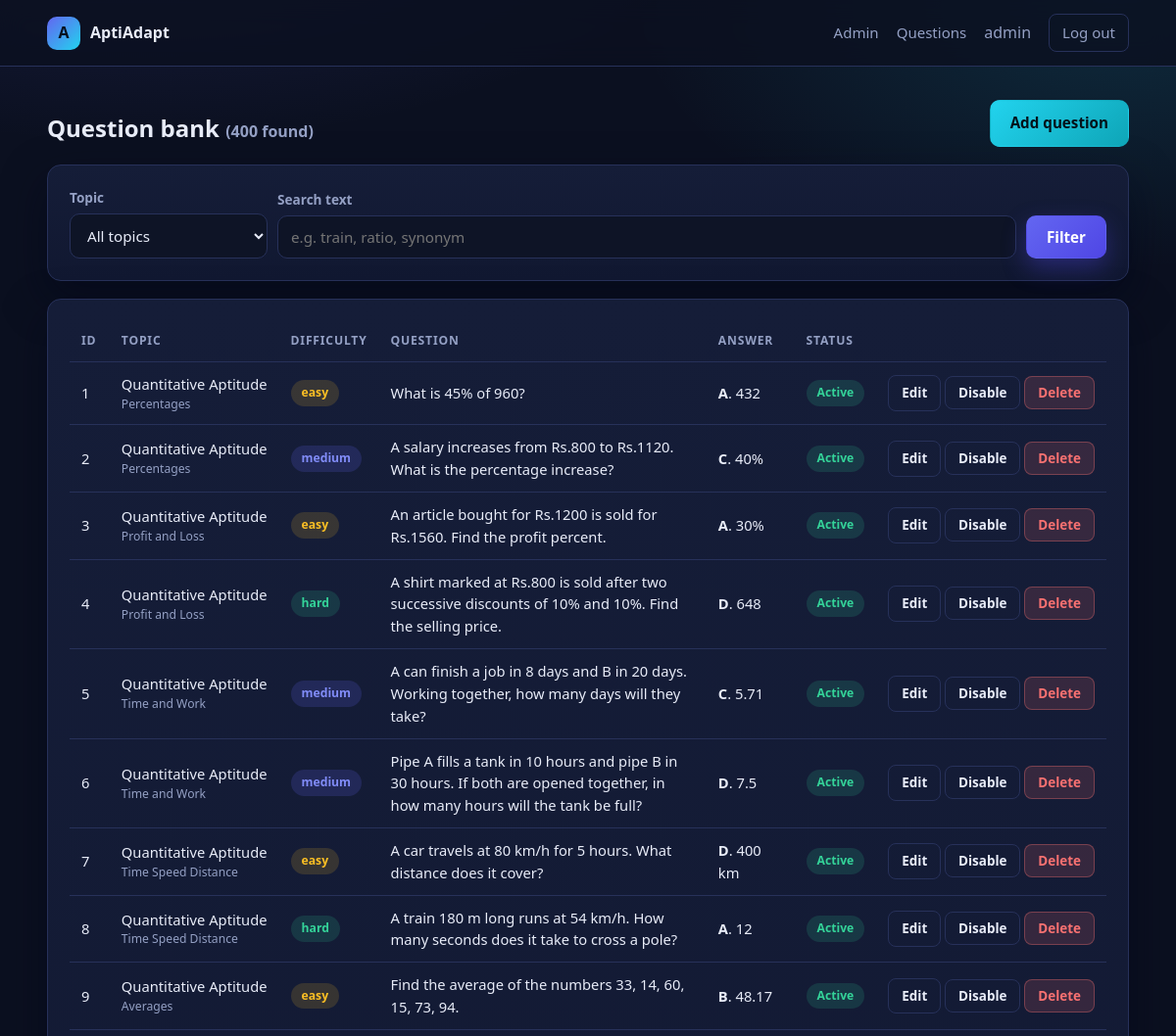
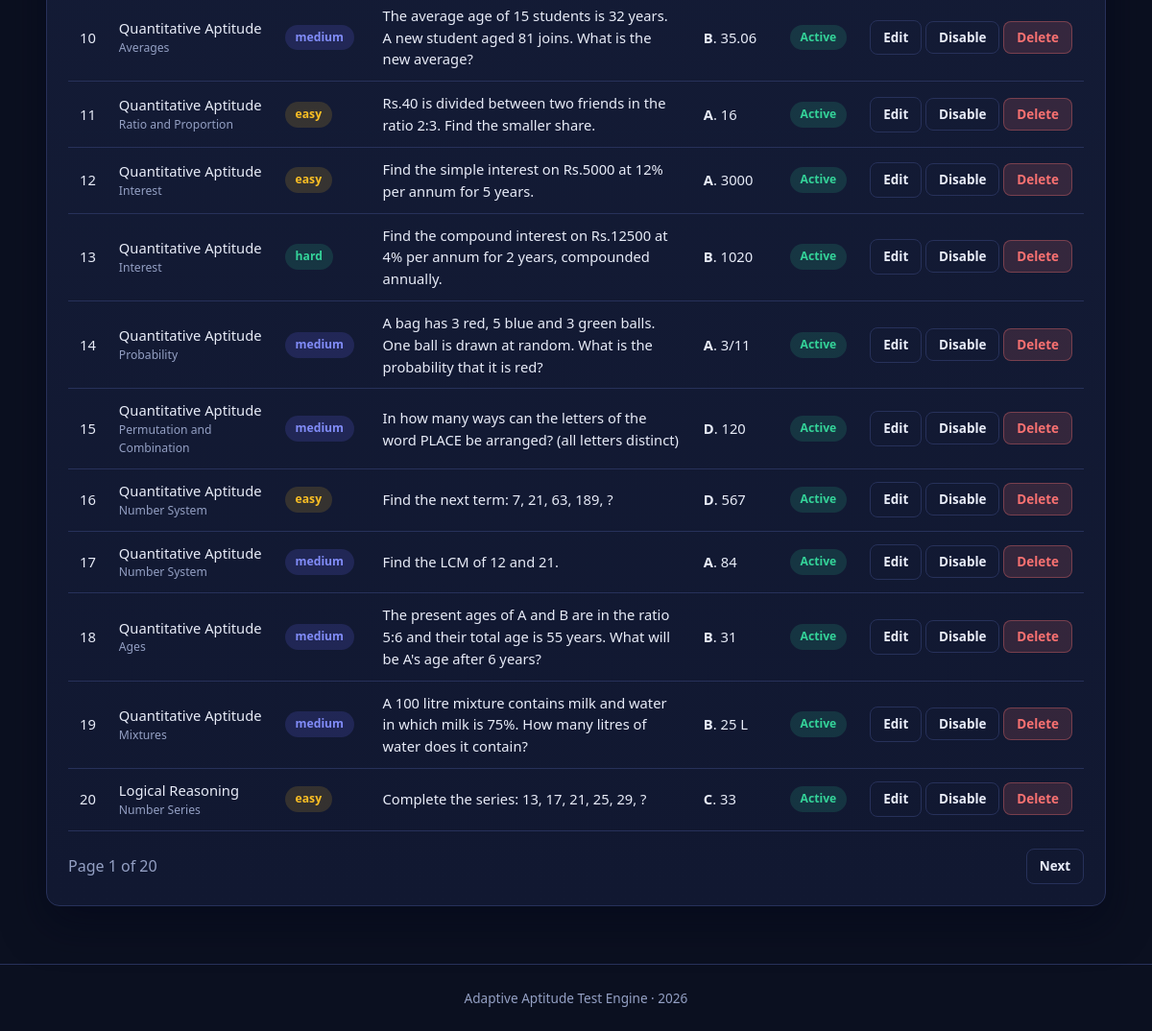
/admin/questions (signed in), run on the app's committed database (2 pictures, top to bottom).
### models.py (models this page shows, shortened)
class User(db.Model):
    __tablename__ = "users"
    id = db.Column(db.Integer, primary_key=True)
    username = db.Column(db.String(64), unique=True, nullable=False)
    email = db.Column(db.String(120), unique=True, nullable=False)
    full_name = db.Column(db.String(120))
    college = db.Column(db.String(160))
    password_hash = db.Column(db.String(255), nullable=False)
    is_admin = db.Column(db.Boolean, default=False, nullable=False)
    created_at = db.Column(db.DateTime, default=datetime.utcnow)
    attempts = db.relationship("TestAttempt", backref="user", lazy=True,
                               cascade="all, delete-orphan")

class Question(db.Model):
    __tablename__ = "questions"
    id = db.Column(db.Integer, primary_key=True)
    topic = db.Column(db.String(60), nullable=False, index=True)
    subtopic = db.Column(db.String(80))
    difficulty = db.Column(db.String(10), nullable=False, index=True)  # easy|medium|hard
    question = db.Column(db.Text, nullable=False)
    option_a = db.Column(db.String(255), nullable=False)
    option_b = db.Column(db.String(255), nullable=False)
    option_c = db.Column(db.String(255), nullable=False)
    option_d = db.Column(db.String(255), nullable=False)
    correct_option = db.Column(db.String(1), nullable=False)  # A|B|C|D
    explanation = db.Column(db.Text)
    active = db.Column(db.Boolean, default=True, nullable=False)
    def option_text(self, letter):
        return {"A": self.option_a, "B": self.option_b,
                "C": self.option_c, "D": self.option_d}.get(letter)

### app.py (the view)
@app.route("/admin/questions")
@admin_required
def admin_questions():
    try:
        page = max(1, int(request.args.get("page", 1)))
    except ValueError:
        page = 1
    per_page = 20
    topic = request.args.get("topic", "")
    search = request.args.get("q", "").strip()
    query = Question.query
    if topic:
        query = query.filter(Question.topic == topic)
    if search:
        query = query.filter(Question.question.ilike(f"%{search}%"))
    total = query.count()
    items = query.order_by(Question.id).offset((page - 1) * per_page).limit(per_page).all()
    topics = [r[0] for r in db.session.query(Question.topic).distinct().order_by(Question.topic)]
    return render_template("admin_questions.html", items=items, page=page,
                           pages=max(1, (total + per_page - 1) // per_page),
                           total=total, topics=topics, topic=topic, search=search)

### app.py (called while the page is built)
def current_user():
    uid = session.get("user_id")
    return db.session.get(User, uid) if uid else None

def admin_required(view):
    @wraps(view)
    def wrapper(*a, **kw):
        u = current_user()
        if not u or not u.is_admin:
            flash("Superuser access required.", "danger")
            return redirect(url_for("admin_login"))
        return view(*a, **kw)
    return wrapper

@app.context_processor
def inject_globals():
    return {"user": current_user(), "year": datetime.utcnow().year}

### templates/admin_questions.html (shortened to what this page needs)
{% extends "base.html" %}
{% block body %}
<section class="page container">
  <div class="row-between mb">
    <div>
      <h1 style="margin:8px 0 0">Question bank <span class="muted" style="font-size:1rem">({{ total }} found)</span></h1>
    </div>
    <a class="btn btn-accent" href="{{ url_for('admin_question_form') }}">Add question</a>
  </div>
  <form class="card mb filters" method="get">
    <div class="form-row">
      <label for="topic">Topic</label>
      <select id="topic" name="topic">
        <option value="">All topics</option>
      </select>
    </div>
    <div class="form-row" style="flex:1">
      <label for="q">Search text</label>
      <input id="q" name="q" value="{{ search }}" placeholder="e.g. train, ratio, synonym">
    </div>
    <button class="btn btn-primary" type="submit">Filter</button>
  </form>
  <div class="card">
    <div class="table-wrap">
      <table>
        <thead><tr><th>ID</th><th>Topic</th><th>Difficulty</th><th>Question</th><th>Answer</th><th>Status</th><th></th></tr></thead>
        <tbody>
        {% for q in items %}
          <tr>
            <td>{{ q.id }}</td>
            <td>{{ q.topic }}<div class="muted" style="font-size:.76rem">{{ q.subtopic }}</div></td>
            <td><span class="badge badge-{{ q.difficulty }}">{{ q.difficulty }}</span></td>
            <td style="max-width:420px">{{ q.question }}</td>
            <td><b>{{ q.correct_option }}</b>. {{ q.option_text(q.correct_option) }}</td>
            <td>{% if q.active %}<span class="badge badge-advanced">Active</span>{% else %}<span class="badge badge-muted">Disabled</span>{% endif %}</td>
            <td style="white-space:nowrap">
              <a class="btn btn-ghost btn-sm" href="{{ url_for('admin_question_form', qid=q.id) }}">Edit</a>
              <form class="inline-form" method="post" action="{{ url_for('admin_question_toggle', qid=q.id) }}">
                <button class="btn btn-ghost btn-sm">{{ 'Disable' if q.active else 'Enable' }}</button>
              </form>
              <form class="inline-form" method="post" action="{{ url_for('admin_question_delete', qid=q.id) }}" onsubmit="return confirm('Delete question #{{ q.id }}?')">
                <button class="btn btn-danger btn-sm">Delete</button>
              </form>
            </td>
          </tr>
        {% else %}<tr><td colspan="7" class="empty">No questions match.</td></tr>{% endfor %}
        </tbody>
      </table>
    </div>
    <div class="row-between mt">
      <span class="muted">Page {{ page }} of {{ pages }}</span>
      <div style="display:flex;gap:8px">
        {% if page < pages %}<a class="btn btn-ghost btn-sm" href="{{ url_for('admin_questions', page=page+1, topic=topic, q=search) }}">Next</a>{% endif %}
      </div>
    </div>
  </div>
</section>
{% endblock %}

### templates/base.html (shortened to what this page needs)
<!doctype html>
<html lang="en">
<head>
  <link rel="stylesheet" href="{{ url_for('static', filename='css/style.css') }}">
</head>
<body>
<nav class="nav">
  <div class="container nav-inner">
    <a class="brand" href="{{ url_for('home') }}"><span class="brand-mark">A</span> AptiAdapt</a>
    <div class="nav-links">
      {% if user %}
        {% if user.is_admin %}
          <a href="{{ url_for('admin_dashboard') }}">Admin</a>
          <a href="{{ url_for('admin_questions') }}">Questions</a>
        {% else %}
          <a href="{{ url_for('dashboard') }}">Dashboard</a>
          <a href="{{ url_for('test_start') }}">Start Test</a>
        {% endif %}
        <span class="muted">{{ user.username }}</span>
        <a class="btn btn-ghost btn-sm" href="{{ url_for('logout') }}">Log out</a>
      {% else %}
        <a href="{{ url_for('login') }}">Login</a>
        <a href="{{ url_for('admin_login') }}">Admin</a>
        <a class="btn btn-primary btn-sm" href="{{ url_for('register') }}">Register</a>
      {% endif %}
    </div>
  </div>
</nav>
{% block body %}{% endblock %}
<div class="footer">Adaptive Aptitude Test Engine &middot; {{ year }}</div>
</body>
</html>

### static/css/style.css (style rules this page uses)
:root { --bg: #0b1020; --bg-soft: #111831; --surface: #151d38; --surface-2: #1b2444; --border: #27315a; --text: #e8ecf8; --muted: #94a0c4; --primary: #6366f1; --primary-soft: #818cf8; --accent: #22d3ee; --success: #34d399; --warning: #fbbf24; --danger: #f87171; --radius: 14px; --shadow: 0 18px 44px rgba(3, 7, 25, 0.55); }
* { box-sizing: border-box; }
body { margin: 0; font-family: "Segoe UI", Roboto, "Helvetica Neue", Arial, sans-serif; background: radial-gradient(1100px 600px at 12% -10%, rgba(99,102,241,.22), transparent 60%), radial-gradient(900px 500px at 95% 0%, rgba(34,211,238,.14), transparent 55%), var(--bg); color: var(--text); min-height: 100vh; line-height: 1.55; }
a { color: var(--accent); text-decoration: none; }
.container { width: min(1180px, 92vw); margin: 0 auto; }
.nav { position: sticky; top: 0; z-index: 40; backdrop-filter: blur(12px); background: rgba(11,16,32,.82); border-bottom: 1px solid var(--border); }
.nav-inner { display: flex; align-items: center; gap: 22px; padding: 14px 0; }
.brand { display: flex; align-items: center; gap: 10px; font-weight: 700; color: var(--text); }
.brand-mark { width: 34px; height: 34px; border-radius: 10px; display: grid; place-items: center; background: linear-gradient(135deg, var(--primary), var(--accent)); font-weight: 800; color: #06101f; }
.nav-links { display: flex; gap: 18px; margin-left: auto; align-items: center; flex-wrap: wrap; }
.nav-links a { color: var(--muted); font-size: .94rem; font-weight: 500; }
.btn { display: inline-block; border: 1px solid transparent; cursor: pointer; padding: 11px 20px; border-radius: 10px; font-size: .95rem; font-weight: 600; background: var(--surface-2); color: var(--text); transition: transform .12s ease, box-shadow .12s ease; font-family: inherit; }
.btn-primary { background: linear-gradient(135deg, var(--primary), #4f46e5); color: #fff; box-shadow: 0 10px 24px rgba(79,70,229,.35); }
.btn-accent { background: linear-gradient(135deg, var(--accent), #0ea5b7); color: #04121a; }
.btn-ghost { background: transparent; border-color: var(--border); color: var(--text); }
.btn-danger { background: rgba(248,113,113,.15); color: var(--danger); border-color: rgba(248,113,113,.35); }
.btn-sm { padding: 7px 13px; font-size: .84rem; border-radius: 8px; }
.card { background: linear-gradient(180deg, var(--surface), var(--bg-soft)); border: 1px solid var(--border); border-radius: var(--radius); padding: 22px; box-shadow: var(--shadow); }
section.page { padding: 34px 0 60px; }
.form-row { margin-bottom: 15px; }
label { display: block; font-size: .85rem; color: var(--muted); margin-bottom: 6px; font-weight: 600; }
input, select, textarea { width: 100%; padding: 11px 13px; border-radius: 10px; font-size: .95rem; background: #0e1426; border: 1px solid var(--border); color: var(--text); font-family: inherit; }
table { width: 100%; border-collapse: collapse; font-size: .92rem; }
th, td { padding: 11px 12px; text-align: left; border-bottom: 1px solid var(--border); vertical-align: middle; }
th { color: var(--muted); font-size: .76rem; text-transform: uppercase; letter-spacing: .8px; }
.table-wrap { overflow-x: auto; }
.badge { padding: 4px 11px; border-radius: 999px; font-size: .76rem; font-weight: 700; display: inline-block; }
.badge-easy, .badge-beginner { background: rgba(251,191,36,.15); color: var(--warning); }
.badge-medium, .badge-intermediate { background: rgba(99,102,241,.18); color: var(--primary-soft); }
.badge-hard, .badge-advanced { background: rgba(52,211,153,.15); color: var(--success); }
.footer { border-top: 1px solid var(--border); padding: 24px 0; color: var(--muted); font-size: .85rem; text-align: center; }
.muted { color: var(--muted); }
.row-between { display: flex; justify-content: space-between; align-items: center; gap: 14px; flex-wrap: wrap; }
.mt { margin-top: 18px; }
.mb { margin-bottom: 18px; }
.inline-form { display: inline; }
.filters { display: flex; gap: 10px; flex-wrap: wrap; align-items: end; }
.filters .form-row { margin: 0; min-width: 180px; }

### data on the page
User: username "admin"
Question: id "1", topic "Quantitative Aptitude", subtopic "Percentages", difficulty "easy", question "What is 45% of 960?", correct_option "A", option_text "432", shows "Active", active "Disable"
Question: id "2", topic "Quantitative Aptitude", subtopic "Percentages", difficulty "medium", question "A salary increases from Rs.800 to Rs.1120. What is the percentage increase?", correct_option "C", option_text "40%", shows "Active", active "Disable"
Question: id "3", topic "Quantitative Aptitude", subtopic "Profit and Loss", difficulty "easy", question "An article bought for Rs.1200 is sold for Rs.1560. Find the profit percent.", correct_option "A", option_text "30%", shows "Active", active "Disable"
Question: id "4", topic "Quantitative Aptitude", subtopic "Profit and Loss", difficulty "hard", question "A shirt marked at Rs.800 is sold after two successive discounts of 10% and 10%. Find the selling price.", correct_option "D", option_text "648", shows "Active", active "Disable"
Question: id "5", topic "Quantitative Aptitude", subtopic "Time and Work", difficulty "medium", question "A can finish a job in 8 days and B in 20 days. Working together, how many days will they take?", correct_option "C", option_text "5.71", shows "Active", active "Disable"
Question: id "6", topic "Quantitative Aptitude", subtopic "Time and Work", difficulty "medium", question "Pipe A fills a tank in 10 hours and pipe B in 30 hours. If both are opened together, in how many hours will the tank be full?", correct_option "D", option_text "7.5", shows "Active", active "Disable"
Question: id "7", topic "Quantitative Aptitude", subtopic "Time Speed Distance", difficulty "easy", question "A car travels at 80 km/h for 5 hours. What distance does it cover?", correct_option "D", option_text "400 km", shows "Active", active "Disable"
Question: id "8", topic "Quantitative Aptitude", subtopic "Time Speed Distance", difficulty "hard", question "A train 180 m long runs at 54 km/h. How many seconds does it take to cross a pole?", correct_option "A", option_text "12", shows "Active", active "Disable"
Question: id "9", topic "Quantitative Aptitude", subtopic "Averages", difficulty "easy", question "Find the average of the numbers 33, 14, 60, 15, 73, 94.", correct_option "B", option_text "48.17", shows "Active", active "Disable"
Question: id "10", topic "Quantitative Aptitude", subtopic "Averages", difficulty "medium", question "The average age of 15 students is 32 years. A new student aged 81 joins. What is the new average?", correct_option "B", option_text "35.06", shows "Active", active "Disable"
Question: id "11", topic "Quantitative Aptitude", subtopic "Ratio and Proportion", difficulty "easy", question "Rs.40 is divided between two friends in the ratio 2:3. Find the smaller share.", correct_option "A", option_text "16", shows "Active", active "Disable"
Question: id "12", topic "Quantitative Aptitude", subtopic "Interest", difficulty "easy", question "Find the simple interest on Rs.5000 at 12% per annum for 5 years.", correct_option "A", option_text "3000", shows "Active", active "Disable"
Question: id "13", topic "Quantitative Aptitude", subtopic "Interest", difficulty "hard", question "Find the compound interest on Rs.12500 at 4% per annum for 2 years, compounded annually.", correct_option "B", option_text "1020", shows "Active", active "Disable"
Question: id "14", topic "Quantitative Aptitude", subtopic "Probability", difficulty "medium", question "A bag has 3 red, 5 blue and 3 green balls. One ball is drawn at random. What is the probability that it is red?", correct_option "A", option_text "3/11", shows "Active", active "Disable"
Question: id "15", topic "Quantitative Aptitude", subtopic "Permutation and Combination", difficulty "medium", question "In how many ways can the letters of the word PLACE be arranged? (all letters distinct)", correct_option "D", option_text "120", shows "Active", active "Disable"
Question: id "16", topic "Quantitative Aptitude", subtopic "Number System", difficulty "easy", question "Find the next term: 7, 21, 63, 189, ?", correct_option "D", option_text "567", shows "Active", active "Disable"
Question: id "17", topic "Quantitative Aptitude", subtopic "Number System", difficulty "medium", question "Find the LCM of 12 and 21.", correct_option "A", option_text "84", shows "Active", active "Disable"
Question: id "18", topic "Quantitative Aptitude", subtopic "Ages", difficulty "medium", question "The present ages of A and B are in the ratio 5:6 and their total age is 55 years. What will be A's age after 6 years?", correct_option "B", option_text "31", shows "Active", active "Disable"
Question: id "19", topic "Quantitative Aptitude", subtopic "Mixtures", difficulty "medium", question "A 100 litre mixture contains milk and water in which milk is 75%. How many litres of water does it contain?", correct_option "B", option_text "25 L", shows "Active", active "Disable"
Question: id "20", topic "Logical Reasoning", subtopic "Number Series", difficulty "easy", question "Complete the series: 13, 17, 21, 25, 29, ?", correct_option "C", option_text "33", shows "Active", active "Disable"

### other printed values
{{ total }} "400"
{{ page }} "1"
{{ pages }} "20"
